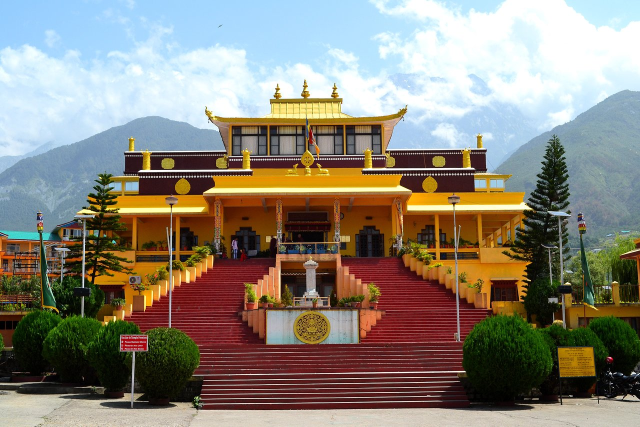
#> input picture datasets/monastery.jpg, 1280 x 853 px (shown at 1/2 size)
$ jupyter execute Pooling.ipynb
#> lines starting #> are read from the running program, lines starting #| are printed output that depends on the picture
[cell 1]
from PIL import Image
import numpy as np
import matplotlib.pyplot as plt

img = Image.open("../datasets/monastery.jpg")
#> img is the input picture: PIL image 1280x853 RGB; mean R, G, B 138.5, 131.7, 119.9

small = img.resize(size=(400, 300))
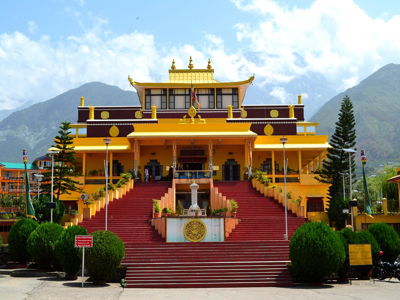
#> small: PIL image 400x300 RGB; mean R, G, B 138.5, 131.7, 120

small

img = np.array(small).mean(axis=2)
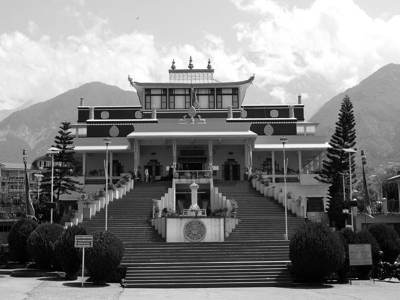
#> img: shape (300, 400) float64; min 0, max 255, mean 130.1

plt.imshow(img, cmap="gray")

[cell 2]
result = np.zeros([img.shape[0]//2, img.shape[1]//2 ])

[cell 3]
for row in range(result.shape[0]):
    for col in range(result.shape[1]):
        cut = img[2*row:2*row+2, 2*col:2*col+2]
        result[row, col] = np.max(cut)
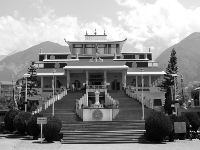
#> result: shape (150, 200) float64; min 1.33, max 255, mean 139.4

plt.imshow(result, cmap="gray")

[cell 4]
for row in range(result.shape[0]):
    for col in range(result.shape[1]):
        cut = img[2*row:2*row+2, 2*col:2*col+2]
        result[row, col] = np.mean(cut)
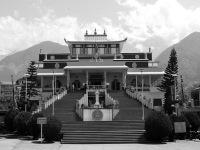
#> result: shape (150, 200) float64; min 0.833, max 255, mean 130.1

plt.imshow(result, cmap="gray")
